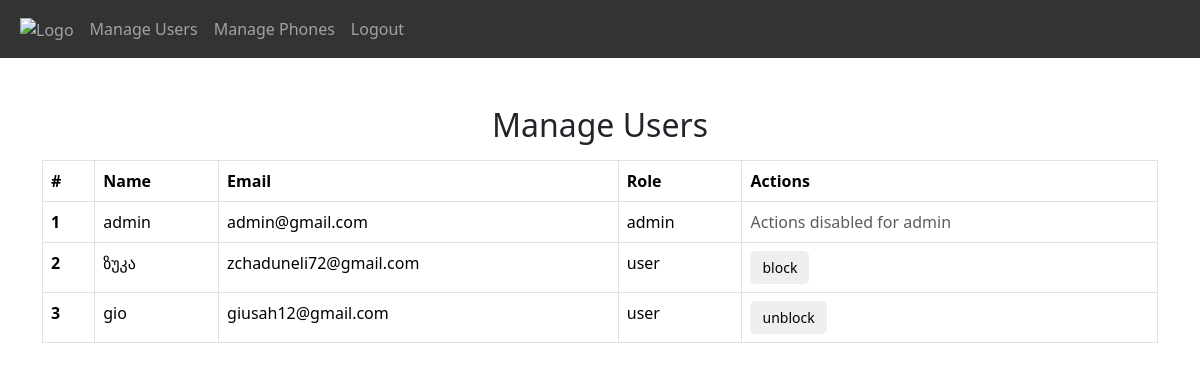
The app's page /admin/users (signed in) with its own data.
### models.py (models this page shows)
class User(db.Model, UserMixin):
    id = db.Column(db.Integer, primary_key=True)
    name = db.Column(db.String(100), nullable=False)
    email = db.Column(db.String(100), unique=True, nullable=False)
    phone = db.Column(db.String(15), nullable=False)
    password = db.Column(db.String(256), nullable=False)
    role = db.Column(db.String(50), nullable=False, default='user')
    status = db.Column(db.String(10), nullable=True)

### routes.py (the view)
@app.route('/admin/users', methods=['GET', 'POST'])
@login_required
def admin_users():
    if current_user.role != 'admin':  # Ensure only admin can access this page
        flash("You are not authorized to view this page.", "danger")
        return redirect(url_for('index'))  # Redirect to homepage if not admin
    users = User.query.all()  # Get all users from the database
    return render_template('admin_users.html', users=users)  # Render the 'admin_users.html' template

### routes.py (called while the page is built)
@login_manager.user_loader
def load_user(user_id):
    return User.query.get(int(user_id))

### templates/admin_users.html (shortened to what this page needs)
<!DOCTYPE html>
<html lang="en">
<head>
    <link href="https://cdn.jsdelivr.net/npm/bootstrap@5.3.2/dist/css/bootstrap.min.css" rel="stylesheet">
</head>
<body>
    <nav class="navbar navbar-expand-lg navbar-dark" style="background-color: #333;">
        <div class="container-fluid">
            <div class="collapse navbar-collapse" id="navbarNav">
                <ul class="navbar-nav align-items-center">
                    <li class="nav-item"><a class="nav-link" href="/admin/users"><img class="image" src="https://vectorified.com/images/tbc-icon-14.png" alt="Logo"></a></li>
                    <li class="nav-item"><a class="nav-link" href="/admin/users">Manage Users</a></li>
                    <li class="nav-item"><a class="nav-link" href="/admin/phones">Manage Phones</a></li>
                    <li class="nav-item"><a class="nav-link" href="{{ url_for('logout') }}">Logout</a></li>
                </ul>
            </div>
        </div>
    </nav>
    <div class="container mt-5">
        <h2 class="text-center">Manage Users</h2>
        <table class="table table-bordered mt-3">
            <thead>
                <tr>
                    <th scope="col">#</th>
                    <th scope="col">Name</th>
                    <th scope="col">Email</th>
                    <th scope="col">Role</th>
                    <th scope="col">Actions</th>
                </tr>
            </thead>
            <tbody>
                {% for user in users %}
                <tr>
                    <th scope="row">{{ user.id }}</th>
                    <td>{{ user.name }}</td>
                    <td>{{ user.email }}</td>
                    <td>{{ user.role if user.role else 'User' }}</td>
                    <td>
                        {% if user.role == 'admin' %}
                         <span class="text-muted">Actions disabled for admin</span>
                        {% else %}
                             {% if user.status == 'blocked' %}
                                <form action="/admin/user/unblock/{{ user.id }}" method="POST">
                                <button>unblock</button>
                                 </form>
                             {% else %}
                              <form action="/admin/user/block/{{ user.id }}" method="POST">
                               <button>block</button>
                               </form>
                                {% endif %}
                        {% endif %}
                    </td>
                </tr>
                {% endfor %}
            </tbody>
        </table>
    </div>
</body>
</html>

### templates/admin_users.html (style rules this page uses)
.image { width: 40px; }
form button { padding: 6px 12px; border-radius: 5px; border: none; font-size: 14px; cursor: pointer; transition: background-color 0.3s ease; }

### records on screen
User: id "1", name "admin", email "admin@gmail.com", role "admin", shows "Actions disabled for admin"
User: id "2", name "ზუკა", email "zchaduneli72@gmail.com", role "user"
User: id "3", name "gio", email "giusah12@gmail.com", role "user"
